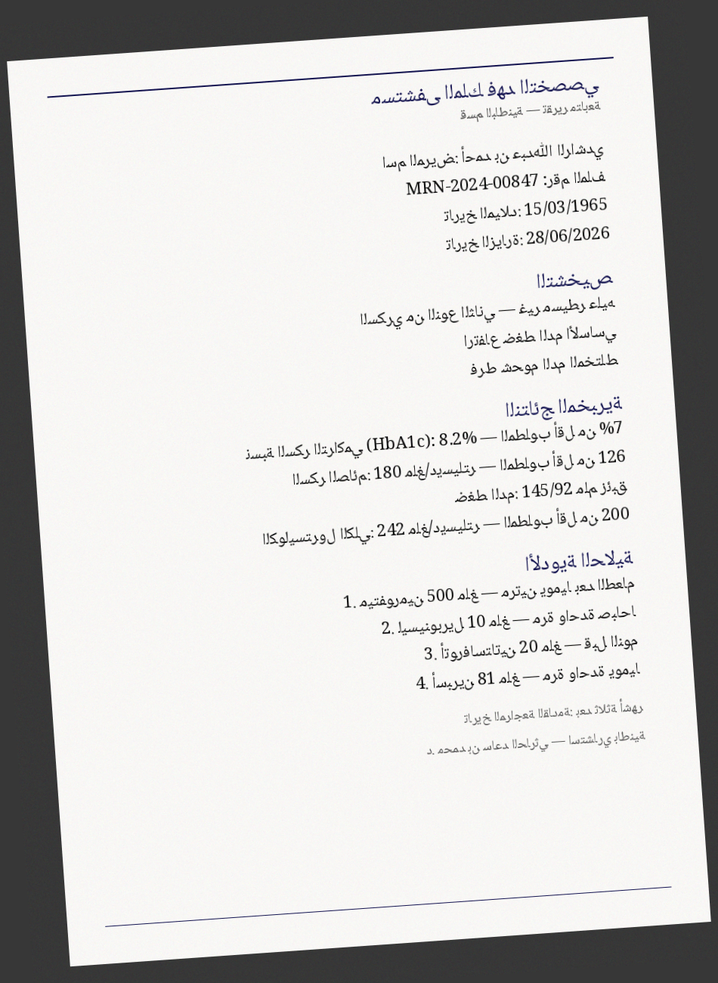
#> input picture verification/arabic_ocr_test_A_tilted.png, 718 x 983 px, shrunk from 950 x 1300 before the run
$ python -i scanner_tab.py   (imports and definitions only)
#> lines starting #> are read from the running program, lines starting #| are printed output that depends on the picture
#> further down, picture is the input picture: shape (983, 718, 3); mean B, G, R 208, 209.4, 210.2
"""Scanner fixer Gradio tab — interactive crop + advanced edge detection.

This module backs Tab 1 ("🔬 معالج الصور") in app/advanced_review_app.py.
It is intentionally Gradio-free at module level so it can be unit-tested
with plain numpy arrays.

Public API:
    apply_manual_crop(image_bgr, crop_box) -> np.ndarray
    apply_advanced_edges(image_bgr, **opts) -> np.ndarray
    process_with_options(image_rgb, crop_box, **opts) -> tuple[PIL, PIL, str]
    save_processed_image(image_bgr, output_dir, filename) -> str
    pick_random_from_gallery(paths) -> tuple[np.ndarray, str]

All image inputs/outputs are BGR numpy arrays (OpenCV convention) unless
noted. Gradio RGB conversion is done at the boundary in process_with_options.
"""

from __future__ import annotations

import os
import random
import time
from pathlib import Path
from typing import Any, Optional

import cv2
import numpy as np
from PIL import Image

# ---------------------------------------------------------------------------
# Optional scanner_fixer import (graceful fallback)
# ---------------------------------------------------------------------------
try:
    from scanner_fixer.pipeline import fix_scan as _fix_scan  # type: ignore
    from scanner_fixer.crop import auto_crop as _auto_crop  # type: ignore
    from scanner_fixer.deskew import deskew as _deskew  # type: ignore
    from scanner_fixer.enhance import enhance_for_ocr as _enhance_for_ocr  # type: ignore

    SCANNER_FIXER_AVAILABLE = True
except ImportError:
    SCANNER_FIXER_AVAILABLE = False
    _fix_scan = None  # type: ignore
    _auto_crop = None  # type: ignore
    _deskew = None  # type: ignore
    _enhance_for_ocr = None  # type: ignore


# ---------------------------------------------------------------------------
# Constants
# ---------------------------------------------------------------------------
IMAGE_EXTENSIONS = {".png", ".jpg", ".jpeg", ".tif", ".tiff", ".bmp", ".webp"}


# ---------------------------------------------------------------------------
# Manual crop (interactive gr.Image tool="select" support)
# ---------------------------------------------------------------------------
# [73 lines left out: functions apply_manual_crop, apply_canny_edges, apply_adaptive_threshold, not called in this run]


def apply_morphology(
    image_bgr: np.ndarray,
    operation: str = "close",
    kernel_size: int = 5,
) -> np.ndarray:
    """Apply morphological operation (close/open/erode/dilate)."""
#> called with operation = 'close', kernel_size = 5
    gray = cv2.cvtColor(image_bgr, cv2.COLOR_BGR2GRAY) if len(image_bgr.shape) == 3 else image_bgr
    kernel = cv2.getStructuringElement(cv2.MORPH_RECT, (kernel_size, kernel_size))

    ops = {
        "close": cv2.MORPH_CLOSE,
        "open": cv2.MORPH_OPEN,
        "erode": cv2.MORPH_ERODE,
        "dilate": cv2.MORPH_DILATE,
    }
    op = ops.get(operation, cv2.MORPH_CLOSE)
    result = cv2.morphologyEx(gray, op, kernel) if op != cv2.MORPH_ERODE and op != cv2.MORPH_DILATE else cv2.morphologyEx(gray, op, kernel)
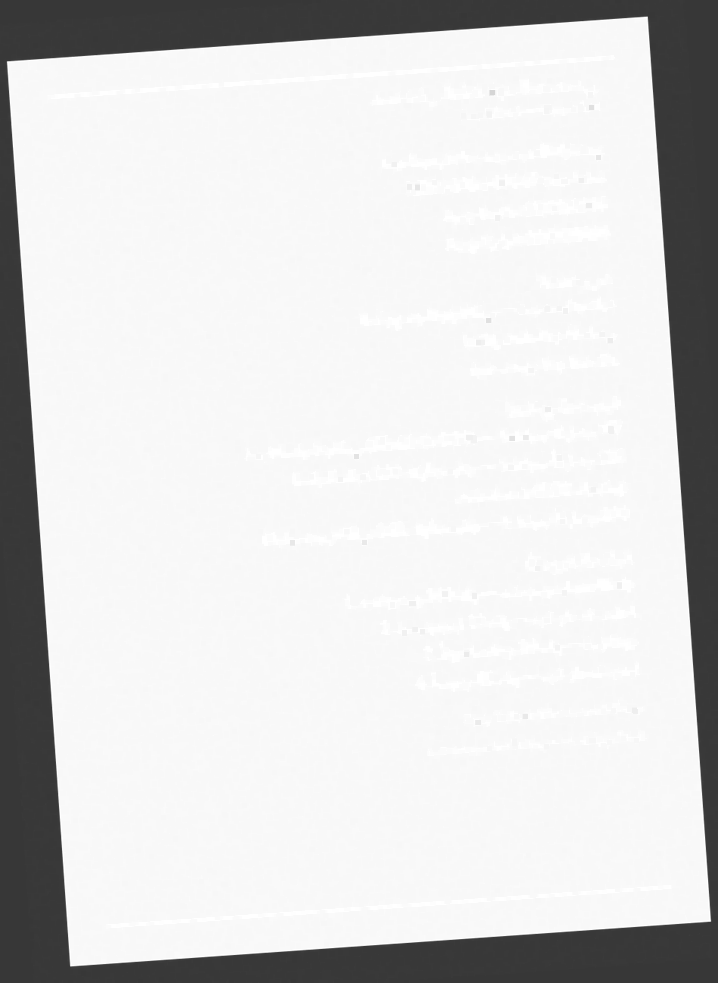
#> result: shape (983, 718); min 55, max 255, mean 215.1
    if op == cv2.MORPH_ERODE:
        result = cv2.erode(gray, kernel)
    elif op == cv2.MORPH_DILATE:
        result = cv2.dilate(gray, kernel)
    return cv2.cvtColor(result, cv2.COLOR_GRAY2BGR)


# [242 lines left out: functions detect_hough_lines, apply_advanced_edges, save_processed_image, pick_random_from_gallery, process_with_options, build_zip_from_dir, not called in this run]

>>> import cv2
>>> picture = cv2.imread('../verification/arabic_ocr_test_A_tilted.png')
>>> result = apply_morphology(picture)
